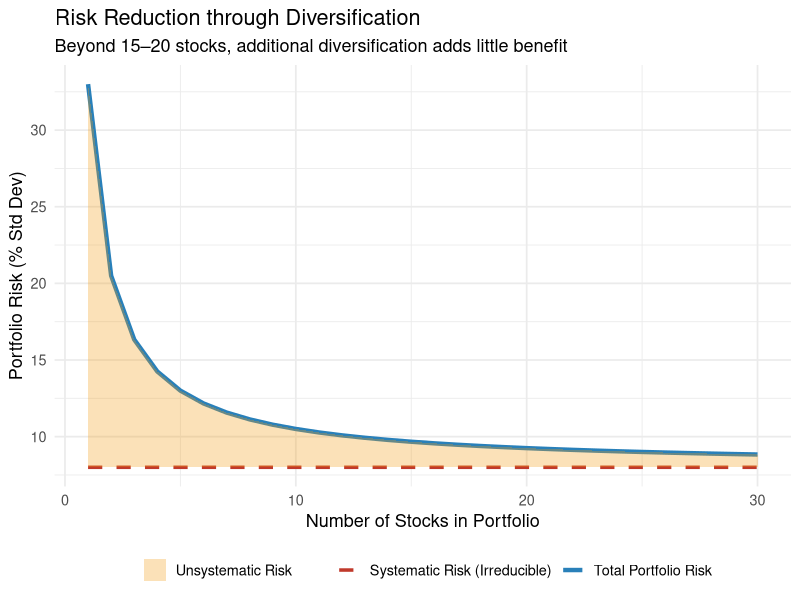
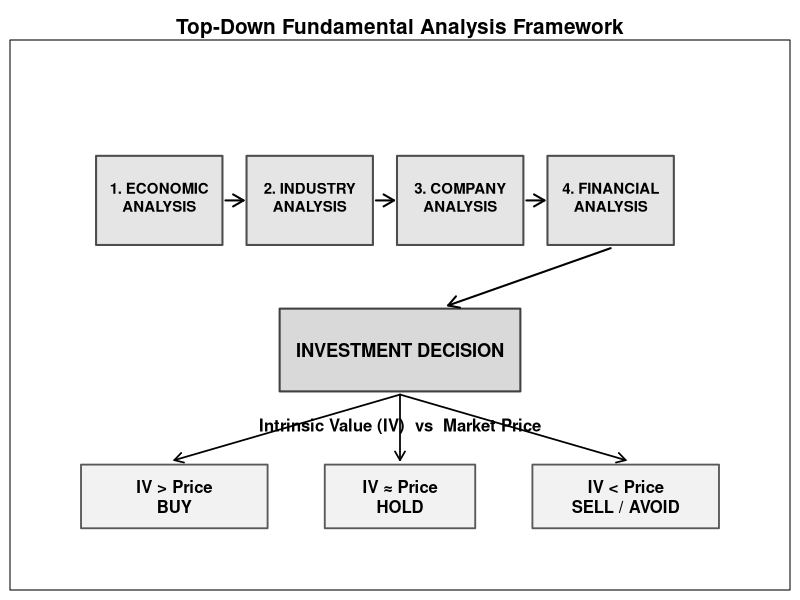
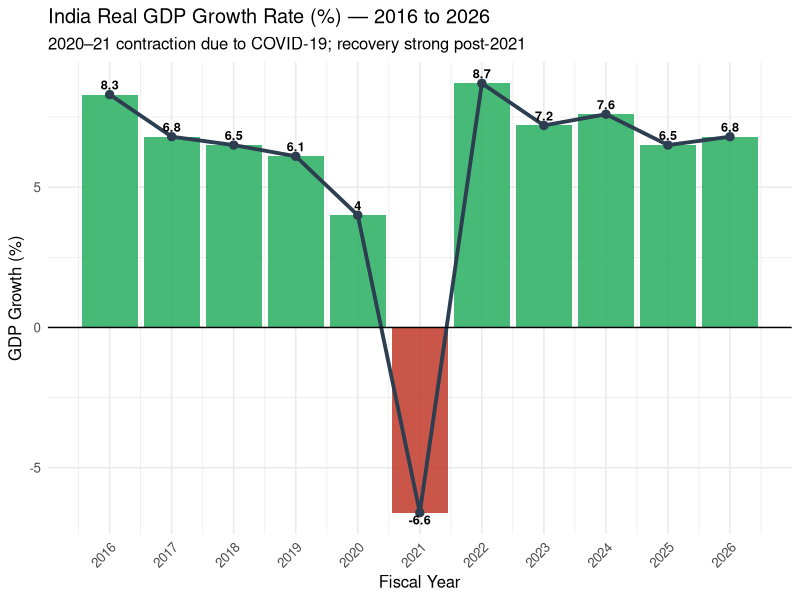
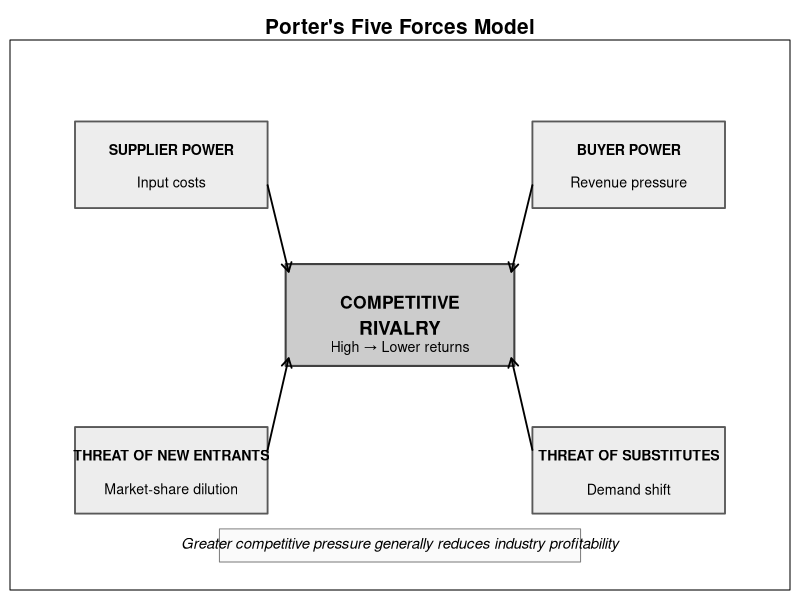

Write the R code that produced these figures, in order.
## ---- chunk 1
knitr::opts_chunk$set(
  echo = TRUE,
  warning = FALSE,
  message = FALSE,
  fig.align = "center",
  out.width = "95%"
)

required_packages <- c("bookdown", "knitr", "kableExtra", "ggplot2")
missing_packages <- required_packages[
  !vapply(required_packages, requireNamespace, logical(1), quietly = TRUE)
]

if (length(missing_packages) > 0) {
  stop(
    "Please install these packages before knitting: ",
    paste(missing_packages, collapse = ", ")
  )
}

library(knitr)
library(kableExtra)
library(ggplot2)
## ---- chunk 2
years <- 2019:2023
prices <- c(715, 950, 1750, 1480, 1415)  # Approximate Dec closing prices
dividends <- c(32, 27, 30, 34, 36)        # Annual dividends ₹

returns <- numeric(length(prices) - 1)
for (i in 2:length(prices)) {
  returns[i-1] <- ((prices[i] - prices[i-1]) + dividends[i-1]) / prices[i-1] * 100
}

cat("Annual Returns (Infosys):\n")
for(i in 1:length(returns)) cat(years[i+1], ":", round(returns[i], 2), "%\n")
cat("\nMean Annual Return:", round(mean(returns), 2), "%\n")
cat("Std Deviation (Risk):", round(sd(returns), 2), "%\n")
cat("CAGR:", round(((prices[5]/prices[1])^(1/4)-1)*100, 2), "% p.a.\n")
## ---- chunk 3
# Simulate risk reduction through diversification
n_stocks <- 1:30
total_risk <- 25 / n_stocks + 8  # Systematic = 8%, unsystematic decreasing
systematic_risk <- rep(8, 30)

plot_risk <- data.frame(
  Stocks = n_stocks,
  Total_Risk = total_risk,
  Systematic = systematic_risk
)

ggplot(plot_risk, aes(x = Stocks)) +
  geom_line(aes(y = Total_Risk, color = "Total Portfolio Risk"), size = 1.5) +
  geom_line(aes(y = Systematic, color = "Systematic Risk (Irreducible)"),
            linetype = "dashed", size = 1.2) +
  geom_ribbon(aes(ymin = Systematic, ymax = Total_Risk, fill = "Unsystematic Risk"),
              alpha = 0.3) +
  scale_color_manual(values = c("Total Portfolio Risk" = "#2980b9",
                                 "Systematic Risk (Irreducible)" = "#c0392b")) +
  scale_fill_manual(values = c("Unsystematic Risk" = "#f39c12")) +
  labs(title = "Risk Reduction through Diversification",
       subtitle = "Beyond 15–20 stocks, additional diversification adds little benefit",
       x = "Number of Stocks in Portfolio", y = "Portfolio Risk (% Std Dev)",
       color = "", fill = "") +
  theme_minimal(base_size = 13) +
  theme(legend.position = "bottom")
## ---- chunk 4
par(mar = c(0.5, 0.5, 2, 0.5))
plot.new()
plot.window(xlim = c(0, 12), ylim = c(0, 8))

# Main process boxes
x <- c(2, 4.5, 7, 9.5)
labs <- c("1. ECONOMIC
ANALYSIS",
          "2. INDUSTRY
ANALYSIS",
          "3. COMPANY
ANALYSIS",
          "4. FINANCIAL
ANALYSIS")
for(i in seq_along(x)) {
  rect(x[i]-1.05, 5.1, x[i]+1.05, 6.5,
       col="grey90", border="grey30", lwd=2)
  text(x[i], 5.85, labs[i], font=2, cex=0.9)
}

arrows(3.1, 5.8, 3.4, 5.8, length=0.12, lwd=2)
arrows(5.6, 5.8, 5.9, 5.8, length=0.12, lwd=2)
arrows(8.1, 5.8, 8.4, 5.8, length=0.12, lwd=2)

# Investment decision
rect(4.0, 2.8, 8.0, 4.1, col="grey85", border="grey25", lwd=2)
text(6, 3.45, "INVESTMENT DECISION", font=2, cex=1.1)
arrows(9.5, 5.05, 6.8, 4.15, length=0.12, lwd=2)

# Valuation decision
text(6, 2.25, "Intrinsic Value (IV)  vs  Market Price", font=2, cex=1)
rect(0.7, 0.65, 3.8, 1.65, col="grey95", border="grey35", lwd=1.8)
rect(4.75, 0.65, 7.25, 1.65, col="grey95", border="grey35", lwd=1.8)
rect(8.2, 0.65, 11.3, 1.65, col="grey95", border="grey35", lwd=1.8)
text(2.25, 1.15, "IV > Price
BUY", font=2, cex=1)
text(6, 1.15, "IV ≈ Price
HOLD", font=2, cex=1)
text(9.75, 1.15, "IV < Price
SELL / AVOID", font=2, cex=1)

arrows(6, 2.75, 2.25, 1.72, length=0.1, lwd=1.7)
arrows(6, 2.75, 6, 1.72, length=0.1, lwd=1.7)
arrows(6, 2.75, 9.75, 1.72, length=0.1, lwd=1.7)

title("Top-Down Fundamental Analysis Framework", line=0.3, cex.main=1.25)
box()
## ---- chunk 5
gdp_data <- data.frame(
  Year = 2016:2026,
  GDP_Growth = c(8.3, 6.8, 6.5, 6.1, 4.0, -6.6, 8.7, 7.2, 7.6, 6.5, 6.8)
)

ggplot(gdp_data, aes(x = Year, y = GDP_Growth)) +
  geom_col(aes(fill = GDP_Growth > 0), alpha = 0.85) +
  geom_line(aes(group = 1), color = "#2c3e50", size = 1.3) +
  geom_point(size = 2.5, color = "#2c3e50") +
  geom_hline(yintercept = 0, color = "black", size = 0.5) +
  scale_fill_manual(values = c("TRUE" = "#27ae60", "FALSE" = "#c0392b"),
                    guide = "none") +
  labs(title = "India Real GDP Growth Rate (%) — 2016 to 2026",
       subtitle = "2020–21 contraction due to COVID-19; recovery strong post-2021",
       x = "Fiscal Year", y = "GDP Growth (%)") +
  scale_x_continuous(breaks = 2016:2026) +
  geom_text(aes(label = GDP_Growth, vjust = ifelse(GDP_Growth > 0, -0.5, 1.2)),
            size = 3.2, fontface = "bold") +
  theme_minimal(base_size = 12) +
  theme(axis.text.x = element_text(angle = 45, hjust = 1))
## ---- chunk 6
macro_data <- data.frame(
  Year = 2016:2026,
  Repo_Rate = c(6.50, 6.00, 6.25, 6.50, 5.15, 4.00, 4.00, 6.25, 6.50, 6.25, 5.75),
  CPI_Inflation = c(4.9, 3.3, 3.9, 4.8, 6.2, 5.1, 6.7, 5.5, 5.4, 4.9, 4.5)
)

kable(macro_data,
      caption = "Table 3.1: India Macroeconomic Indicators (2016–2026)",
      col.names = c("Year", "Repo Rate (%)", "CPI Inflation (%)"),
      booktabs = TRUE) %>%
  kable_styling(bootstrap_options = c("striped", "hover"), full_width = FALSE) %>%
  row_spec(0, bold = TRUE, color = "white", background = "#2c3e50")
## ---- chunk 7
par(mar = c(0.5, 0.5, 2, 0.5))
plot.new()
plot.window(xlim=c(0,12), ylim=c(0,10))

# Central force
rect(4.1, 4.0, 7.9, 6.0, col="grey80", border="grey25", lwd=2)
text(6, 5.25, "COMPETITIVE", font=2, cex=1.05)
text(6, 4.75, "RIVALRY", font=2, cex=1.15)
text(6, 4.35, "High → Lower returns", cex=0.85)

# Surrounding forces
boxes <- list(
  c(0.6, 7.1, 3.8, 8.8),
  c(8.2, 7.1, 11.4, 8.8),
  c(0.6, 1.1, 3.8, 2.8),
  c(8.2, 1.1, 11.4, 2.8)
)
titles <- c("SUPPLIER POWER", "BUYER POWER",
            "THREAT OF NEW ENTRANTS", "THREAT OF SUBSTITUTES")
desc <- c("Input costs", "Revenue pressure",
          "Market-share dilution", "Demand shift")

for(i in 1:4) {
  b <- boxes[[i]]
  rect(b[1], b[2], b[3], b[4], col="grey93", border="grey35", lwd=1.8)
  text(mean(c(b[1],b[3])), b[4]-0.55, titles[i], font=2, cex=0.85)
  text(mean(c(b[1],b[3])), b[2]+0.48, desc[i], cex=0.85)
}

# Arrows toward rivalry
arrows(3.8, 7.55, 4.15, 5.85, length=0.1, lwd=1.8)
arrows(8.2, 7.55, 7.85, 5.85, length=0.1, lwd=1.8)
arrows(3.8, 2.35, 4.15, 4.15, length=0.1, lwd=1.8)
arrows(8.2, 2.35, 7.85, 4.15, length=0.1, lwd=1.8)

# Overall interpretation
rect(3.0, 0.15, 9.0, 0.8, col="grey98", border="grey50")
text(6, 0.48, "Greater competitive pressure generally reduces industry profitability", cex=0.9, font=3)

title("Porter's Five Forces Model", line=0.3, cex.main=1.25)
box()
## ---- chunk 8
pe_data <- data.frame(
  Company = c("Asian Paints", "TCS", "Infosys", "HDFC Bank", "Reliance Industries",
              "Bajaj Finance", "Avenue Supermarts", "ITC", "SBI", "ICICI Bank"),
  Sector = c("FMCG", "IT", "IT", "Banking", "Conglomerate",
             "NBFC", "Retail", "FMCG", "Banking", "Banking"),
  EPS_TTM = c(47, 114, 63, 84, 101, 94, 47, 20, 67, 47),
  CMP = c(2840, 4200, 1720, 1640, 3050, 7180, 5400, 475, 825, 1195),
  PE_Ratio = round(c(2840, 4200, 1720, 1640, 3050, 7180, 5400, 475, 825, 1195) /
                     c(47, 114, 63, 84, 101, 94, 47, 20, 67, 47), 1)
)

kable(pe_data,
      caption = "Table 3.2: P/E Ratios of Select Indian Companies (Approximate, 2024)",
      col.names = c("Company", "Sector", "EPS (₹ TTM)", "CMP (₹)", "P/E Ratio"),
      booktabs = TRUE) %>%
  kable_styling(bootstrap_options = c("striped", "hover"), full_width = TRUE) %>%
  row_spec(0, bold = TRUE, color = "white", background = "#2c3e50")
## ---- chunk 9
companies <- c("HDFC Bank", "TCS", "Asian Paints", "Bajaj Finance", "ITC")
net_margin <- c(0.23, 0.19, 0.15, 0.25, 0.28)
asset_turnover <- c(0.08, 1.12, 1.10, 0.12, 0.68)
leverage <- c(9.5, 1.6, 1.4, 6.5, 1.35)

roe <- net_margin * asset_turnover * leverage * 100

roe_df <- data.frame(
  Company = companies,
  Net_Margin = paste0(round(net_margin*100, 1), "%"),
  Asset_Turnover = round(asset_turnover, 2),
  Leverage = round(leverage, 1),
  ROE = paste0(round(roe, 1), "%")
)

kable(roe_df,
      caption = "Table 3.3: DuPont ROE Analysis — Select Indian Companies (2024)",
      col.names = c("Company", "Net Profit Margin", "Asset Turnover", "Leverage", "ROE"),
      booktabs = TRUE) %>%
  kable_styling(bootstrap_options = c("striped", "hover"), full_width = TRUE) %>%
  row_spec(0, bold = TRUE, color = "white", background = "#2c3e50")
## ---- chunk 10
de_data <- data.frame(
  Company = c("Tata Steel", "L&T", "Reliance Industries", "TCS", "Infosys",
              "HUL", "Asian Paints", "HDFC Bank", "SBI", "Coal India"),
  Debt_Equity = c(0.85, 1.20, 0.38, 0.00, 0.00, 0.01, 0.02, 9.80, 12.50, 0.01),
  Interpretation = c("Moderate (Steel industry norm)",
                     "High but manageable (long-term contracts)",
                     "Reduced significantly (asset sales)",
                     "Zero debt — cash-rich", "Zero debt — cash-rich",
                     "Near-zero (FMCG asset-light)", "Near-zero (premium brand)",
                     "High but natural for banking",
                     "Very high but sovereign-backed",
                     "Zero debt (PSU)")
)

kable(de_data,
      caption = "Table 3.4: Debt-to-Equity Ratio — Select NSE Companies (2024)",
      col.names = c("Company", "D/E Ratio", "Interpretation"),
      booktabs = TRUE) %>%
  kable_styling(bootstrap_options = c("striped", "hover"), full_width = TRUE) %>%
  row_spec(0, bold = TRUE, color = "white", background = "#2c3e50")
## ---- chunk 11
# Reliance Industries FY2024 Data (approximate)
ril_data <- list(
  PAT = 70806,          # ₹ Crore
  Revenue = 997690,     # ₹ Crore
  EBIT = 107504,        # ₹ Crore
  Total_Assets = 1743890,
  Current_Liabilities = 432050,
  Total_Equity = 660789,
  Long_Term_Debt = 380000,
  Short_Term_Debt = 85000,
  EPS_Diluted = 104.73,
  DPS = 10,             # Dividend per share
  Shares = 678.45,      # Crore
  CMP = 3050            # Approximate CMP
)

# Calculations
eps <- ril_data$EPS_Diluted
pe <- ril_data$CMP / eps
roe <- ril_data$PAT / ril_data$Total_Equity * 100
roce <- ril_data$EBIT / (ril_data$Total_Assets - ril_data$Current_Liabilities) * 100
de <- (ril_data$Long_Term_Debt + ril_data$Short_Term_Debt) / ril_data$Total_Equity
div_yield <- ril_data$DPS / ril_data$CMP * 100
bvps <- ril_data$Total_Equity / ril_data$Shares * 100  # ₹ per share (Equity in Cr, shares in Cr)
pb <- ril_data$CMP / bvps

cat("=== Reliance Industries Key Ratios (FY2024) ===\n")
cat("EPS (Diluted):     ₹", round(eps, 2), "\n")
cat("P/E Ratio:         ", round(pe, 1), "x\n")
cat("ROE:               ", round(roe, 2), "%\n")
cat("ROCE:              ", round(roce, 2), "%\n")
cat("Debt/Equity:       ", round(de, 2), "x\n")
cat("Dividend Yield:    ", round(div_yield, 2), "%\n")
cat("Book Value/Share: ₹", round(bvps, 2), "\n")
cat("P/B Ratio:         ", round(pb, 2), "x\n")
## ---- chunk 12
pat <- 45908; equity <- 87572; shares <- 362
cmp <- 4200; ebit <- 57800
total_assets <- 182000; curr_liab <- 52000

eps <- pat / shares
pe <- cmp / eps
roe <- pat / equity * 100
roce <- ebit / (total_assets - curr_liab) * 100
bvps <- equity / shares
pb <- cmp / bvps

cat("TCS Key Ratios (FY2024 Approximate):\n")
cat("EPS: ₹", round(eps, 2), "\n")
cat("P/E:", round(pe, 1), "x\n")
cat("ROE:", round(roe, 2), "%\n")
cat("ROCE:", round(roce, 2), "%\n")
cat("BVPS: ₹", round(bvps, 2), "\n")
cat("P/B:", round(pb, 2), "x\n")
